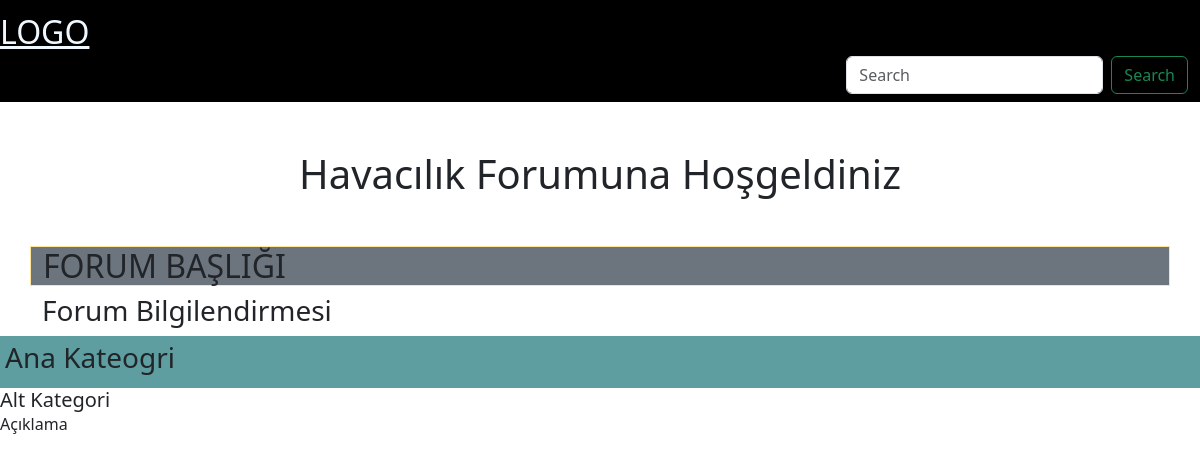
The app's page /altforum/, older data.
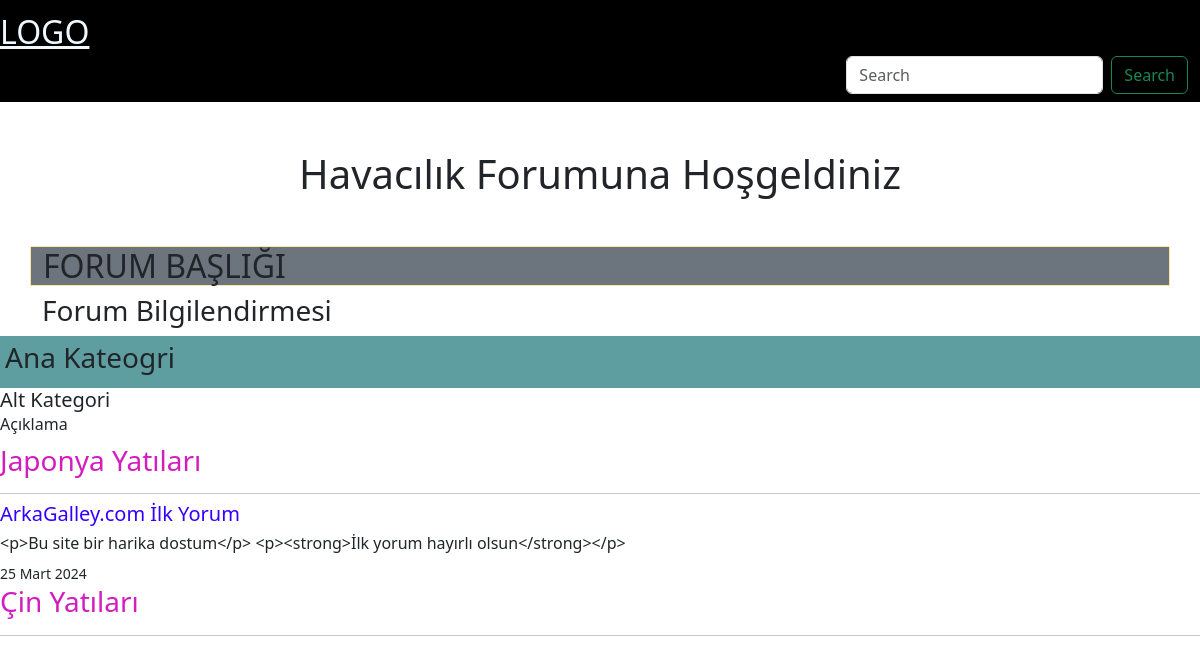
The same page, newer data.
### forum/models.py (models this page shows, shortened)
class Subjects(models.Model):
    name = models.CharField(max_length= 100)
    slug = models.SlugField(null = True, blank = True ,editable=False)
    altKategori = models.ForeignKey(Subcategory,on_delete = models.SET_NULL,null = True)
    created_at = models.DateTimeField(auto_now_add = True, null =True)
    class Meta:
        verbose_name_plural= '03-Konu Başlıkları'
        verbose_name = 'Konu'
        ordering = ['name']

class Comment(models.Model):
    id = models.UUIDField(primary_key = True, db_index = True , unique= True , default =uuid.uuid4 , editable = False)
    title = models.CharField(max_length = 50,verbose_name = 'Başlık')
    owner = models.ForeignKey(User, on_delete = models.CASCADE,null = True, verbose_name = 'Kullanıcı')
    subjects = models.ForeignKey(Subjects,on_delete=models.SET_NULL, null= True)
    content =RichTextField('Yorumunuz')
    image = models.ImageField(upload_to='forum/', verbose_name='Resim',null=True,blank= True)
    slug = models.SlugField(null = True, blank = True, editable = False)
    created_at = models.DateTimeField(auto_now_add = True, null =True)
    class Meta:
        verbose_name_plural = "04-Yorumlar"
        verbose_name = "Yorum"
        ordering = ['-created_at']

### forum/views.py (the view)
# urls.py: path('altforum/',altForum, name='altForum'),
def altForum(request):
    mysubjects = Subjects.objects.all().order_by('name')
    comment = Comment.objects.all()
    context={
        'mysubjects': mysubjects,
        'comment':comment,
    }
    return render(request, 'forum2.html', context)

### templates/forum2.html (shortened to what this page needs)
{% load humanize %}
<!DOCTYPE html>
<html lang="tr">
<head>
    <link href="https://cdn.jsdelivr.net/npm/bootstrap@5.3.3/dist/css/bootstrap.min.css" rel="stylesheet"
>
    <link rel="stylesheet" href="../static/css/style.css">
</head>
<body>
    {% include 'partials/_navbar.html' %}
    <div class="container mt-3">
        <h1 class="text-center mb-5 mt-5">Havacılık Forumuna Hoşgeldiniz</h1>
        <div class="row">
            <h2 class="border border-1 border-warning-subtle bg-secondary">FORUM BAŞLIĞI</h2>
            <h3 class="forum-text">Forum Bilgilendirmesi </h3>
        </div>
    </div>
    <div class="forum-con">
        <div class="forum-box1">
            <h3>Ana Kateogri</h3>
        </div>
        <div class="forum-box2">
            <h5>Alt Kategori</h5>
            <p>Açıklama</p>
        </div>
    </div>
    <div class="forum-con">
        {% for baslik in mysubjects %}
        <h3 style="color: rgb(210, 30, 192);">{{baslik.name}}</h5>
        <hr class="mb-2">
        {% for yorum in baslik.comment_set.all %}
            <h5 style="color: rgb(51, 0, 255);">{{yorum.title}}</h5>
            <h6>{{yorum.content|truncatechars:'200'}}</h6>
            <small>{{yorum.created_at|naturalday}}</small>
        {% endfor %}
        {% endfor %}
    </div>
</body>
</html>

Row changes from the older to the newer data that the page shows:
added Subjects: name "Japonya Yatıları"
now on this page (row edited): Comment: title "ArkaGalley.com İlk Yorum", content "<p>Bu site bir harika dostum</p> <p><strong>İlk yorum hayırlı olsun</strong></p>", created_at "25 Mart 2024"
added Subjects: name "Çin Yatıları"
